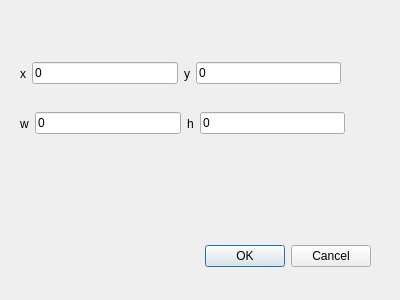
<?xml version="1.0" encoding="UTF-8"?>
<ui version="4.0">
 <class>GeometricTransDialog</class>
 <widget class="QDialog" name="GeometricTransDialog">
  <property name="geometry">
   <rect>
    <x>0</x>
    <y>0</y>
    <width>400</width>
    <height>300</height>
   </rect>
  </property>
  <property name="windowTitle">
   <string>Dialog</string>
  </property>
  <widget class="QDialogButtonBox" name="buttonBox">
   <property name="geometry">
    <rect>
     <x>30</x>
     <y>240</y>
     <width>341</width>
     <height>32</height>
    </rect>
   </property>
   <property name="orientation">
    <enum>Qt::Horizontal</enum>
   </property>
   <property name="standardButtons">
    <set>QDialogButtonBox::Cancel|QDialogButtonBox::Ok</set>
   </property>
  </widget>
  <widget class="QWidget" name="">
   <property name="geometry">
    <rect>
     <x>20</x>
     <y>60</y>
     <width>321</width>
     <height>27</height>
    </rect>
   </property>
   <layout class="QHBoxLayout" name="horizontalLayout">
    <item>
     <widget class="QLabel" name="label">
      <property name="text">
       <string>x</string>
      </property>
     </widget>
    </item>
    <item>
     <widget class="QLineEdit" name="x_lineEdit">
      <property name="text">
       <string>0</string>
      </property>
     </widget>
    </item>
    <item>
     <widget class="QLabel" name="label_2">
      <property name="text">
       <string>y</string>
      </property>
     </widget>
    </item>
    <item>
     <widget class="QLineEdit" name="y_lineEdit">
      <property name="text">
       <string>0</string>
      </property>
     </widget>
    </item>
   </layout>
  </widget>
  <widget class="QWidget" name="">
   <property name="geometry">
    <rect>
     <x>20</x>
     <y>110</y>
     <width>325</width>
     <height>27</height>
    </rect>
   </property>
   <layout class="QHBoxLayout" name="horizontalLayout_2">
    <item>
     <widget class="QLabel" name="label_3">
      <property name="text">
       <string>w</string>
      </property>
     </widget>
    </item>
    <item>
     <widget class="QLineEdit" name="w_lineEdit_2">
      <property name="text">
       <string>0</string>
      </property>
     </widget>
    </item>
    <item>
     <widget class="QLabel" name="label_4">
      <property name="text">
       <string>h</string>
      </property>
     </widget>
    </item>
    <item>
     <widget class="QLineEdit" name="h_lineEdit">
      <property name="text">
       <string>0</string>
      </property>
     </widget>
    </item>
   </layout>
  </widget>
 </widget>
 <resources/>
 <connections>
  <connection>
   <sender>buttonBox</sender>
   <signal>accepted()</signal>
   <receiver>GeometricTransDialog</receiver>
   <slot>accept()</slot>
   <hints>
    <hint type="sourcelabel">
     <x>248</x>
     <y>254</y>
    </hint>
    <hint type="destinationlabel">
     <x>157</x>
     <y>274</y>
    </hint>
   </hints>
  </connection>
  <connection>
   <sender>buttonBox</sender>
   <signal>rejected()</signal>
   <receiver>GeometricTransDialog</receiver>
   <slot>reject()</slot>
   <hints>
    <hint type="sourcelabel">
     <x>316</x>
     <y>260</y>
    </hint>
    <hint type="destinationlabel">
     <x>286</x>
     <y>274</y>
    </hint>
   </hints>
  </connection>
 </connections>
</ui>
